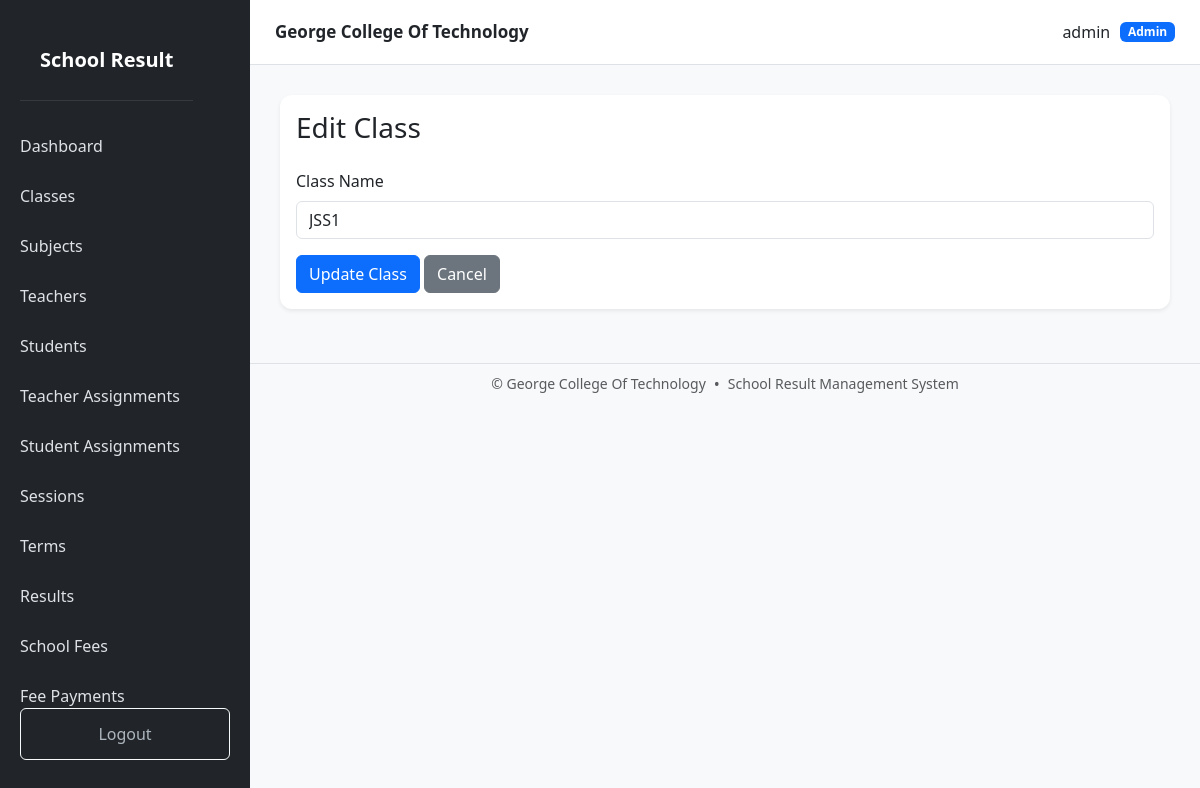
/classrooms/1/edit (signed in), run on the app's committed database.
### models.py (models this page shows, shortened)
class User(UserMixin, db.Model):
    __tablename__ = "users"
    id = db.Column(
        db.Integer,
        primary_key=True
    )
    username = db.Column(
        db.String(100),
        unique=True,
        nullable=False
    )
    password_hash = db.Column(
        db.String(255),
        nullable=False
    )
    role = db.Column(
        db.String(20),
        nullable=False,
        default="student"
    )
    is_active = db.Column(
        db.Boolean,
        default=True
    )
    teacher = db.relationship(
        "Teacher",
        back_populates="user",
        uselist=False
    )
    student = db.relationship(
        "Student",
        back_populates="user",
        uselist=False
    )

class Classroom(db.Model):
    __tablename__ = "classrooms"
    id = db.Column(
        db.Integer,
        primary_key=True
    )
    name = db.Column(
        db.String(100),
        unique=True,
        nullable=False
    )
    created_at = db.Column(
        db.DateTime,
        server_default=db.func.now()
    )
    students = db.relationship(
        "Student",
        back_populates="classroom"
    )
    teacher_assignments = db.relationship(
        "TeacherAssignment",
        back_populates="classroom",
        cascade="all, delete-orphan"
    )
    results = db.relationship(
        "Result",
        back_populates="classroom"
    )

### routes/classroom.py (the view, shortened to what this page needs)
@classroom.route("/<int:id>/edit", methods=["GET", "POST"])
@login_required
def edit_classroom(id):
    classroom_obj = db.get_or_404(
        Classroom,
        id
    )
    return render_template(
        "classroom/edit.html",
        classroom=classroom_obj
    )

### routes/classroom.py (called while the page is built)
def admin_required():
    return current_user.is_authenticated and current_user.role == "admin"

### templates/classroom/edit.html (shortened to what this page needs)
{% extends "base.html" %}
{% block content %}
<div class="card shadow-sm">
    <div class="card-body">
        <h3 class="mb-4">
            Edit Class
        </h3>
        <form method="POST">
            <div class="mb-3">
                <label class="form-label">
                    Class Name
                </label>
                <input
                    type="text"
                    name="name"
                    class="form-control"
                    value="{{ classroom.name }}"
                    required
                >
            </div>
            <button class="btn btn-primary">
                Update Class
            </button>
            <a
                href="{{ url_for('classroom.list_classrooms') }}"
                class="btn btn-secondary"
            >
                Cancel
            </a>
        </form>
    </div>
</div>
{% endblock %}

### templates/base.html (shortened to what this page needs)
<!DOCTYPE html>
<html lang="en">
<head>
    <link
        href="https://cdn.jsdelivr.net/npm/bootstrap@5.3.3/dist/css/bootstrap.min.css"
        rel="stylesheet"
    >
    <link
        rel="stylesheet"
        href="{{ url_for('static', filename='css/style.css') }}"
    >
</head>
<body>
{% if current_user.is_authenticated %}
<div
    class="sidebar"
    id="sidebar"
>
    <div class="sidebar-header">
        <div class="brand">
            School Result
        </div>
    </div>
    {% if current_user.role == "admin" %}
        <a href="{{ url_for('dashboard.index') }}">
            Dashboard
        </a>
        <a href="{{ url_for('classroom.list_classrooms') }}">
            Classes
        </a>
        <a href="{{ url_for('subject.list_subjects') }}">
            Subjects
        </a>
        <a href="{{ url_for('teacher.list_teachers') }}">
            Teachers
        </a>
        <a href="{{ url_for('student.list_students') }}">
            Students
        </a>
        <a href="{{ url_for('assignment.list_assignments') }}">
            Teacher Assignments
        </a>
        <a href="{{ url_for('student.student_assignments') }}">
            Student Assignments
        </a>
        <a href="{{ url_for('session.list_sessions') }}">
            Sessions
        </a>
        <a href="{{ url_for('term.list_terms') }}">
            Terms
        </a>
        <a href="{{ url_for('result.list_results') }}">
            Results
        </a>
        <a href="{{ url_for('fee.school_fees') }}">
            School Fees
        </a>
        <a href="{{ url_for('payment.fee_payments') }}">
            Fee Payments
        </a>
    {% endif %}
    <div class="logout">
        <a
            href="{{ url_for('auth.logout') }}"
            class="btn btn-outline-light w-100"
        >
            Logout
        </a>
    </div>
</div>
<div class="main-content">
    <div class="page-wrapper">
        <div class="topbar">
            <strong class="topbar-title">
                George College Of Technology
            </strong>
            <div class="topbar-user">
                <span>
                    {{ current_user.username }}
                </span>
                <span class="badge bg-primary">
                    {{ current_user.role|capitalize }}
                </span>
            </div>
        </div>
        <main class="content">
            {% block content %}
            {% endblock %}
        </main>
        <footer
            class="no-print border-top bg-light mt-4 py-2"
        >
            <div
                class="container-fluid d-flex justify-content-center align-items-center flex-wrap gap-2"
            >
                <small class="text-muted">
                    &copy; {{ current_year }}
                    George College Of Technology
                </small>
                <span class="text-muted">
                    •
                </span>
                <small class="text-muted">
                    School Result Management System
                </small>
            </div>
        </footer>
    </div>
</div>
{% else %}
<!-- =========================================================
     PUBLIC / AUTH PAGES
========================================================= -->
{% block auth_content %}
{% endblock %}
{% endif %}
</body>
</html>

### static/css/style.css (style rules this page uses)
body { background: #f5f7fb; }
.sidebar { width: 250px; min-height: 100vh; background: #212529; position: fixed; left: 0; top: 0; bottom: 0; }
.brand { color: white; font-size: 22px; font-weight: bold; padding: 25px 20px; border-bottom: 1px solid #343a40; }
.sidebar a { display: block; color: #adb5bd; text-decoration: none; padding: 13px 20px; }
.logout { position: absolute; bottom: 20px; width: 100%; padding: 0 20px; }
.main-content { margin-left: 250px; min-height: 100vh; }
.topbar { background: white; padding: 18px 30px; border-bottom: 1px solid #ddd; display: flex; justify-content: space-between; }
.content { padding: 30px; }
.card { border: none; border-radius: 12px; }
body { margin: 0; background: #f8f9fa; }
.sidebar { position: fixed; top: 0; left: 0; width: 250px; height: 100vh; background: #212529; color: white; z-index: 1050; display: flex; flex-direction: column; overflow-y: auto; }
.sidebar-header { display: flex; align-items: center; justify-content: space-between; padding: 20px; }
.brand { font-size: 20px; font-weight: bold; }
.sidebar > a { display: block; color: #dee2e6; text-decoration: none; padding: 13px 20px; transition: 0.2s; }
.logout { margin-top: auto; padding: 20px; }
.topbar { height: 65px; background: white; border-bottom: 1px solid #dee2e6; display: flex; align-items: center; justify-content: space-between; padding: 0 25px; position: sticky; top: 0; z-index: 1000; }
.topbar-title { font-size: 17px; }
.topbar-user { display: flex; align-items: center; gap: 10px; }

### data on the page
User: username "admin", role "Admin"
Classroom: name "JSS1"
